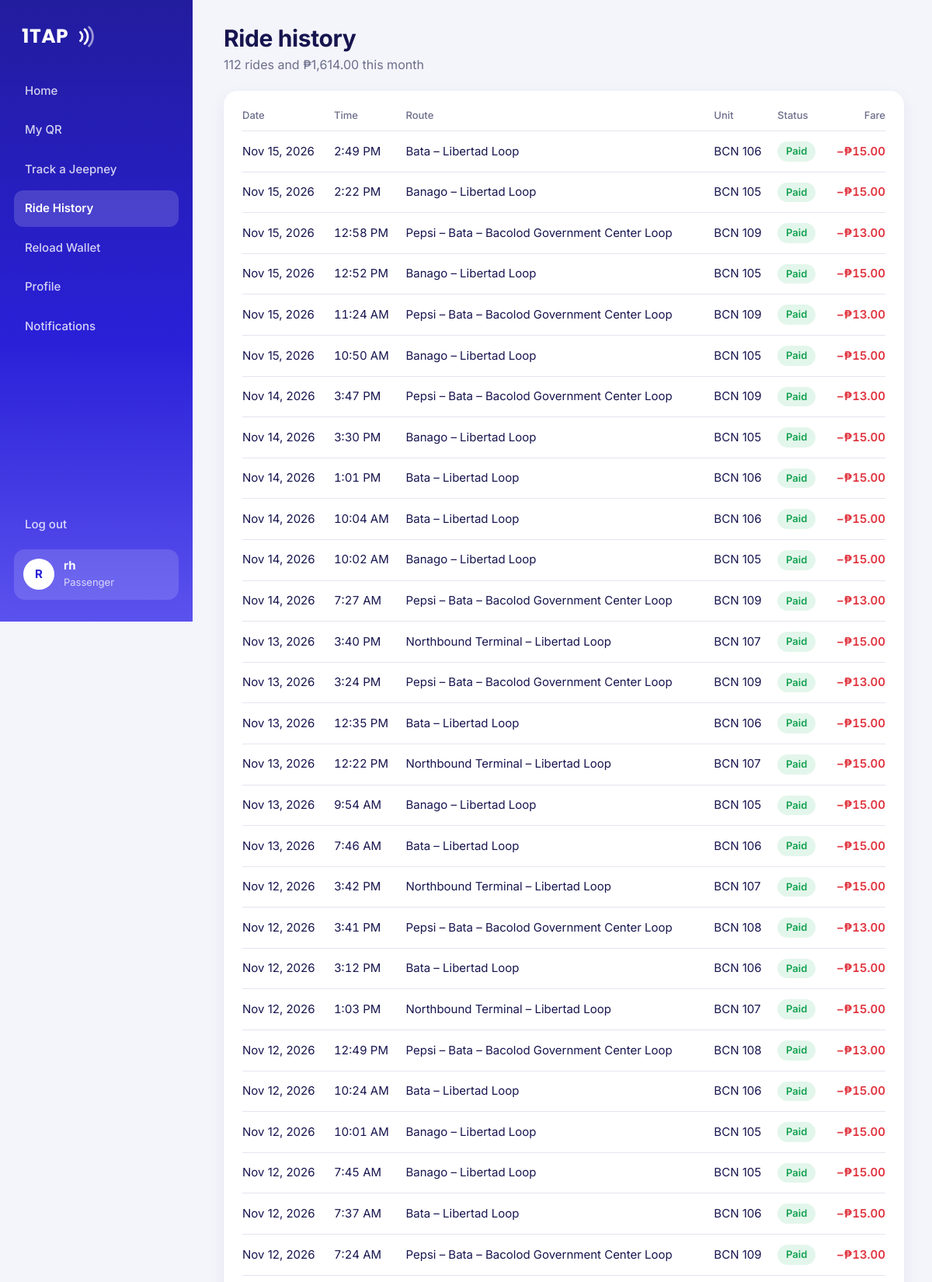
Screenshot of /controllers/passenger_rides.php (signed in, upper part) with the database file from the repository.
### tables this page shows
CREATE TABLE fare_transactions (
  txn_id      INT UNSIGNED NOT NULL AUTO_INCREMENT,
  wallet_id   INT UNSIGNED NOT NULL,
  trip_id     INT UNSIGNED NOT NULL,
  amount      DECIMAL(6,2) NOT NULL,
  status      ENUM('paid','blocked_full','blocked_balance','blocked_frozen') NOT NULL,
  scanned_at  DATETIME NOT NULL,
  dest_stop_id    INT UNSIGNED NULL,               
  arrival_sent_at DATETIME NULL,                   
  alighted_at     DATETIME NULL,                   
  PRIMARY KEY (txn_id),
  KEY idx_fares_wallet (wallet_id, scanned_at),
  KEY idx_fares_trip (trip_id),
  KEY idx_fares_time (scanned_at),
  CONSTRAINT fk_fares_wallet FOREIGN KEY (wallet_id) REFERENCES wallets (wallet_id),
  CONSTRAINT fk_fares_trip FOREIGN KEY (trip_id) REFERENCES trips (trip_id),
  CONSTRAINT fk_fares_stop FOREIGN KEY (dest_stop_id) REFERENCES route_stops (stop_id) ON DELETE SET NULL
);

CREATE TABLE routes (
  route_id     SMALLINT UNSIGNED NOT NULL AUTO_INCREMENT,
  route_name   VARCHAR(100) NOT NULL,               
  short_name   VARCHAR(40) NOT NULL,                
  origin       VARCHAR(60) NOT NULL,
  destination  VARCHAR(60) NOT NULL,
  base_fare    DECIMAL(6,2) NOT NULL,
  color        CHAR(7) NOT NULL DEFAULT '#2A20D8',  
  PRIMARY KEY (route_id)
);

CREATE TABLE jeepneys (
  unit_id      SMALLINT UNSIGNED NOT NULL AUTO_INCREMENT,
  operator_id  INT UNSIGNED NOT NULL,
  route_id     SMALLINT UNSIGNED NULL,              
  unit_code    VARCHAR(20) NOT NULL,
  plate_no     VARCHAR(20) NOT NULL,
  capacity     TINYINT UNSIGNED NOT NULL DEFAULT 25,
  status       ENUM('active','breakdown','offline') NOT NULL DEFAULT 'active',
  simulated    TINYINT(1) NOT NULL DEFAULT 0,       
  PRIMARY KEY (unit_id),
  UNIQUE KEY uq_unit_code (unit_code),
  KEY idx_units_route (route_id),
  CONSTRAINT fk_jeepneys_operator FOREIGN KEY (operator_id) REFERENCES users (user_id),
  CONSTRAINT fk_jeepneys_route FOREIGN KEY (route_id) REFERENCES routes (route_id) ON DELETE SET NULL
);

### controllers/passenger_rides.php (called while the page is built, shortened)
<?php
require_once '../config/db_connect.php';
require_once '../includes/functions.php';
require_once '../models/wallet_model.php';
require_once '../models/fare_model.php';
$wallet = get_my_wallet($conn, (int) $_SESSION['user_id']);
$rides = get_rides($conn, $wallet['wallet_id'], 200);
include '../views/passenger/rides.php';

### models/wallet_model.php (called while the page is built, shortened)
<?php
function get_wallet_by_user($conn, $user_id)
{
    $stmt = $conn->prepare("SELECT * FROM wallets WHERE user_id = ?");
    $stmt->bind_param("i", $user_id);
    $stmt->execute();
    return $stmt->get_result()->fetch_assoc();
}
function get_my_wallet($conn, $user_id)
{
    $wallet = get_wallet_by_user($conn, $user_id);
    return $wallet;
}

### models/fare_model.php (called while the page is built, shortened)
<?php
function get_rides($conn, $wallet_id, $limit = 100)
{
    $stmt = $conn->prepare("SELECT f.*, r.route_name, j.unit_code FROM fare_transactions f
                            JOIN trips t ON t.trip_id = f.trip_id
                            JOIN routes r ON r.route_id = t.route_id
                            JOIN jeepneys j ON j.unit_id = t.unit_id
                            WHERE f.wallet_id = ?
                            ORDER BY f.scanned_at DESC LIMIT ?");
    $stmt->bind_param("ii", $wallet_id, $limit);
    $stmt->execute();
    return $stmt->get_result()->fetch_all(MYSQLI_ASSOC);
}

### views/passenger/rides.php (the view)
<?php include '../views/partials/dashboard_top.php'; ?>
<?php page_head('Ride history', (int) $month['rides'] . ' rides and ' . peso($month['spent']) . ' this month'); ?>
<div class="card">
    <?php if (!$rides): ?>
        <p class="empty">No rides yet. Show your QR on your first 1TAP jeepney and it'll appear here.</p>
    <?php else: ?>
    <div class="table-scroll"><table class="data">
        <thead><tr><th>Date</th><th>Time</th><th>Route</th><th>Unit</th><th>Status</th><th class="r">Fare</th></tr></thead>
        <tbody>
        <?php foreach ($rides as $r): ?>
            <tr>
                <td><?= e(fmt_date($r['scanned_at'])) ?></td>
                <td class="num"><?= e(fmt_time($r['scanned_at'])) ?></td>
                <td><?= e($r['route_name']) ?></td>
                <td><?= e($r['unit_code']) ?></td>
                <td><?= pill($r['status']) ?></td>
                <td class="r num <?= $r['status'] === 'paid' ? 'amt-minus' : 'muted' ?>"><?= $r['status'] === 'paid' ? '−' . peso($r['amount']) : 'Not charged' ?></td>
            </tr>
        <?php endforeach; ?>
        </tbody>
    </table></div>
    <?php endif; ?>
</div>
<?php include '../views/partials/dashboard_bottom.php'; ?>

### includes/functions.php (shortened to what this page needs)
<?php
function e($value)
{
    return htmlspecialchars((string) ($value ?? ''), ENT_QUOTES, 'UTF-8');
}
function peso($amount, $decimals = 2)
{
    return '₱' . number_format((float) $amount, $decimals);
}
function logo($white = false)
{
    return '<span class="logo' . ($white ? ' white' : '') . '">1TAP'
        . '<svg viewBox="0 0 30 30" fill="none" stroke="currentColor" stroke-width="3" stroke-linecap="round" aria-hidden="true">'
        . '<path d="M8 9a8 8 0 0 1 0 12"/><path d="M14 5a14 14 0 0 1 0 20"/><path d="M20 2a19 19 0 0 1 0 26" opacity=".55"/></svg></span>';
}
function fmt_date($datetime, $format = 'M j, Y')
{
    return $datetime ? date($format, strtotime($datetime)) : '—';
}
function fmt_time($datetime)
{
    return $datetime ? date('g:i A', strtotime($datetime)) : '—';
}
function pill($status)
{
    $labels = [
        'paid'            => ['green', 'Paid'],
        'blocked_full'    => ['amber', 'Blocked · full'],
        'blocked_balance' => ['red', 'Blocked · low balance'],
        'blocked_frozen'  => ['red', 'Blocked · QR frozen'],
        'active'          => ['green', 'Active'],
        'breakdown'       => ['red', 'Breakdown'],
        'offline'         => ['gray', 'Offline'],
        'inactive'        => ['gray', 'Deactivated'],
        'frozen'          => ['red', 'Frozen'],
        'on_trip'         => ['green', 'On a trip'],
        'parked'          => ['brand', 'Parked'],
        'reload'          => ['brand', 'Reload'],
    ];
    $tone = 'gray';
    $label = ucfirst($status);
    if (isset($labels[$status])) {
        $tone = $labels[$status][0];
        $label = $labels[$status][1];
    }
    return '<span class="pill pill-' . $tone . '">' . e($label) . '</span>';
}
function page_head($heading, $sub = '', $tools = '')
{
    echo '<div class="page-head">';
    echo '<div style="display:flex;gap:14px;align-items:center;min-width:0">';
    echo '<div style="min-width:0"><h1>' . e($heading) . '</h1>';
    if ($sub !== '') {
        echo '<p>' . e($sub) . '</p>';
    }
    echo '</div></div>';
    echo '</div>';
}

### assets/css/app.css (style rules this page uses)
:root { --brand: #2A20D8; --brand-deep: #221C9E; --brand-soft: #5B52EE; --ink: #17154F; --navy: #1E1B6E; --muted: #6B6E8A; --bg: #F4F5FB; --surface: #FFFFFF; --lav: #ECEBFE; --lav-2: #D9D7FD; --line: #E4E5F0; --green: #12A150; --green-bg: #E3F6EB; --red: #E0343F; --red-bg: #FDE7E8; --amber: #C77A00; --amber-bg: #FFF1D9; --gray: #9A9CB4; --gray-bg: #EEEFF5; --shadow: 0 1px 2px rgba(23, 21, 79, .05), 0 8px 24px rgba(23, 21, 79, .06); --radius: 18px; --grad: linear-gradient(180deg, #221C9E 0%, #2A20D8 55%, #5B52EE 100%); --font: "Inter", system-ui, -apple-system, "Segoe UI", Roboto, sans-serif; --font-logo: "Poppins", "Inter", system-ui, sans-serif; }
* { box-sizing: border-box; margin: 0; padding: 0; }
html { -webkit-text-size-adjust: 100%; }
body { font-family: var(--font); color: var(--ink); background: var(--bg); font-size: 15px; line-height: 1.5; }
.num { font-variant-numeric: tabular-nums; }
.logo { display: inline-flex; align-items: center; gap: 8px; font-family: var(--font-logo); font-weight: 700; font-size: 28px; letter-spacing: .5px; color: var(--brand); }
.logo svg { width: 28px; height: 28px; }
.logo.white { color: #fff; }
.pill { display: inline-flex; align-items: center; gap: 6px; font-size: 13px; font-weight: 600; padding: 5px 11px; border-radius: 999px; white-space: nowrap; line-height: 1.2; }
.pill-green { background: var(--green-bg); color: var(--green); }
.sidebar .logo { padding: 0 10px 28px; font-size: 25px; }
.page-head { display: flex; justify-content: space-between; align-items: flex-end; gap: 16px; flex-wrap: wrap; }
.page-head h1 { font-size: 30px; letter-spacing: -.4px; line-height: 1.15; }
.page-head p { color: var(--muted); margin-top: 4px; font-size: 16px; }
.card { background: var(--surface); border-radius: var(--radius); padding: 22px 24px; box-shadow: var(--shadow); min-width: 0; }
table.data { width: 100%; border-collapse: collapse; font-size: 15px; }
table.data th { text-align: left; color: var(--muted); font-weight: 500; font-size: 13px; padding: 0 12px 10px 0; border-bottom: 1px solid var(--line); white-space: nowrap; }
table.data td { padding: 13px 12px 13px 0; border-bottom: 1px solid var(--line); vertical-align: middle; }
table.data .r { text-align: right; padding-right: 0; }
.table-scroll { overflow-x: auto; margin: 0 -4px; padding: 0 4px; }
.table-scroll table { min-width: 560px; }
.amt-minus { color: var(--red); font-weight: 600; }

### rows the page displays
fare_transactions: scanned_at "Nov 15, 2026", scanned_at "2:49 PM", routes.route_name "Bata – Libertad Loop", jeepneys.unit_code "BCN 106", status "Paid", amount "₱15.00"
fare_transactions: scanned_at "Nov 15, 2026", scanned_at "2:22 PM", routes.route_name "Banago – Libertad Loop", jeepneys.unit_code "BCN 105", status "Paid", amount "₱15.00"
fare_transactions: scanned_at "Nov 15, 2026", scanned_at "12:58 PM", routes.route_name "Pepsi – Bata – Bacolod Government Center Loop", jeepneys.unit_code "BCN 109", status "Paid", amount "₱13.00"
fare_transactions: scanned_at "Nov 15, 2026", scanned_at "12:52 PM", routes.route_name "Banago – Libertad Loop", jeepneys.unit_code "BCN 105", status "Paid", amount "₱15.00"
fare_transactions: scanned_at "Nov 15, 2026", scanned_at "11:24 AM", routes.route_name "Pepsi – Bata – Bacolod Government Center Loop", jeepneys.unit_code "BCN 109", status "Paid", amount "₱13.00"
fare_transactions: scanned_at "Nov 15, 2026", scanned_at "10:50 AM", routes.route_name "Banago – Libertad Loop", jeepneys.unit_code "BCN 105", status "Paid", amount "₱15.00"
fare_transactions: scanned_at "Nov 14, 2026", scanned_at "3:47 PM", routes.route_name "Pepsi – Bata – Bacolod Government Center Loop", jeepneys.unit_code "BCN 109", status "Paid", amount "₱13.00"
fare_transactions: scanned_at "Nov 14, 2026", scanned_at "3:30 PM", routes.route_name "Banago – Libertad Loop", jeepneys.unit_code "BCN 105", status "Paid", amount "₱15.00"
fare_transactions: scanned_at "Nov 14, 2026", scanned_at "1:01 PM", routes.route_name "Bata – Libertad Loop", jeepneys.unit_code "BCN 106", status "Paid", amount "₱15.00"
fare_transactions: scanned_at "Nov 14, 2026", scanned_at "10:04 AM", routes.route_name "Bata – Libertad Loop", jeepneys.unit_code "BCN 106", status "Paid", amount "₱15.00"
fare_transactions: scanned_at "Nov 14, 2026", scanned_at "10:02 AM", routes.route_name "Banago – Libertad Loop", jeepneys.unit_code "BCN 105", status "Paid", amount "₱15.00"
fare_transactions: scanned_at "Nov 14, 2026", scanned_at "7:27 AM", routes.route_name "Pepsi – Bata – Bacolod Government Center Loop", jeepneys.unit_code "BCN 109", status "Paid", amount "₱13.00"
fare_transactions: scanned_at "Nov 13, 2026", scanned_at "3:40 PM", routes.route_name "Northbound Terminal – Libertad Loop", jeepneys.unit_code "BCN 107", status "Paid", amount "₱15.00"
fare_transactions: scanned_at "Nov 13, 2026", scanned_at "3:24 PM", routes.route_name "Pepsi – Bata – Bacolod Government Center Loop", jeepneys.unit_code "BCN 109", status "Paid", amount "₱13.00"
fare_transactions: scanned_at "Nov 13, 2026", scanned_at "12:35 PM", routes.route_name "Bata – Libertad Loop", jeepneys.unit_code "BCN 106", status "Paid", amount "₱15.00"
fare_transactions: scanned_at "Nov 13, 2026", scanned_at "12:22 PM", routes.route_name "Northbound Terminal – Libertad Loop", jeepneys.unit_code "BCN 107", status "Paid", amount "₱15.00"
fare_transactions: scanned_at "Nov 13, 2026", scanned_at "9:54 AM", routes.route_name "Banago – Libertad Loop", jeepneys.unit_code "BCN 105", status "Paid", amount "₱15.00"
fare_transactions: scanned_at "Nov 13, 2026", scanned_at "7:46 AM", routes.route_name "Bata – Libertad Loop", jeepneys.unit_code "BCN 106", status "Paid", amount "₱15.00"
fare_transactions: scanned_at "Nov 12, 2026", scanned_at "3:42 PM", routes.route_name "Northbound Terminal – Libertad Loop", jeepneys.unit_code "BCN 107", status "Paid", amount "₱15.00"
fare_transactions: scanned_at "Nov 12, 2026", scanned_at "3:41 PM", routes.route_name "Pepsi – Bata – Bacolod Government Center Loop", jeepneys.unit_code "BCN 108", status "Paid", amount "₱13.00"
fare_transactions: scanned_at "Nov 12, 2026", scanned_at "3:12 PM", routes.route_name "Bata – Libertad Loop", jeepneys.unit_code "BCN 106", status "Paid", amount "₱15.00"
fare_transactions: scanned_at "Nov 12, 2026", scanned_at "1:03 PM", routes.route_name "Northbound Terminal – Libertad Loop", jeepneys.unit_code "BCN 107", status "Paid", amount "₱15.00"
fare_transactions: scanned_at "Nov 12, 2026", scanned_at "12:49 PM", routes.route_name "Pepsi – Bata – Bacolod Government Center Loop", jeepneys.unit_code "BCN 108", status "Paid", amount "₱13.00"
fare_transactions: scanned_at "Nov 12, 2026", scanned_at "10:24 AM", routes.route_name "Bata – Libertad Loop", jeepneys.unit_code "BCN 106", status "Paid", amount "₱15.00"
fare_transactions: scanned_at "Nov 12, 2026", scanned_at "10:01 AM", routes.route_name "Banago – Libertad Loop", jeepneys.unit_code "BCN 105", status "Paid", amount "₱15.00"
fare_transactions: scanned_at "Nov 12, 2026", scanned_at "7:45 AM", routes.route_name "Banago – Libertad Loop", jeepneys.unit_code "BCN 105", status "Paid", amount "₱15.00"
fare_transactions: scanned_at "Nov 12, 2026", scanned_at "7:37 AM", routes.route_name "Bata – Libertad Loop", jeepneys.unit_code "BCN 106", status "Paid", amount "₱15.00"
fare_transactions: scanned_at "Nov 12, 2026", scanned_at "7:24 AM", routes.route_name "Pepsi – Bata – Bacolod Government Center Loop", jeepneys.unit_code "BCN 109", status "Paid", amount "₱13.00"

### other values shown
$item[2] "Home"
$item[2] "My QR"
$item[2] "Track a Jeepney"
$item[2] "Ride History"
$item[2] "Reload Wallet"
$item[2] "Profile"
$item[2] "Notifications"
initials($my_name) "R"
$my_name "rh"
$role_labels[$my_role] "Passenger"
$heading "Ride history"
$sub "112 rides and ₱1,614.00 this month"
